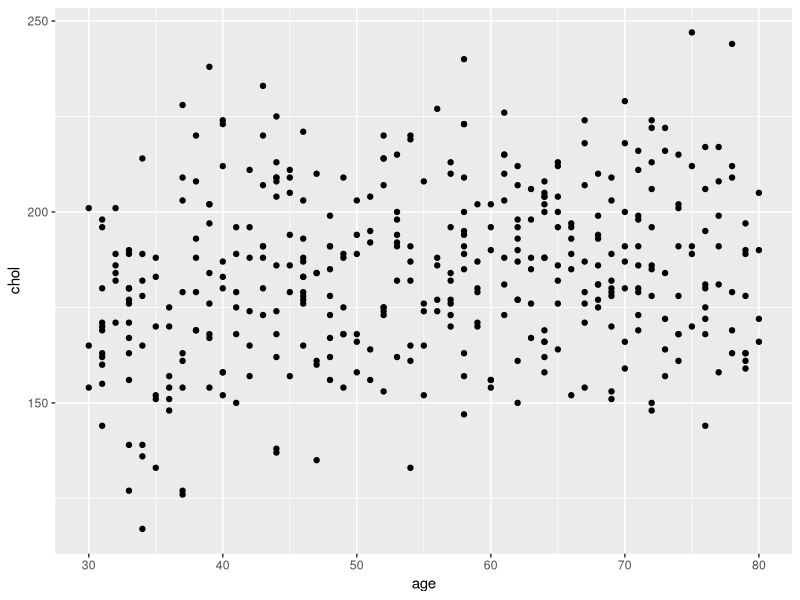
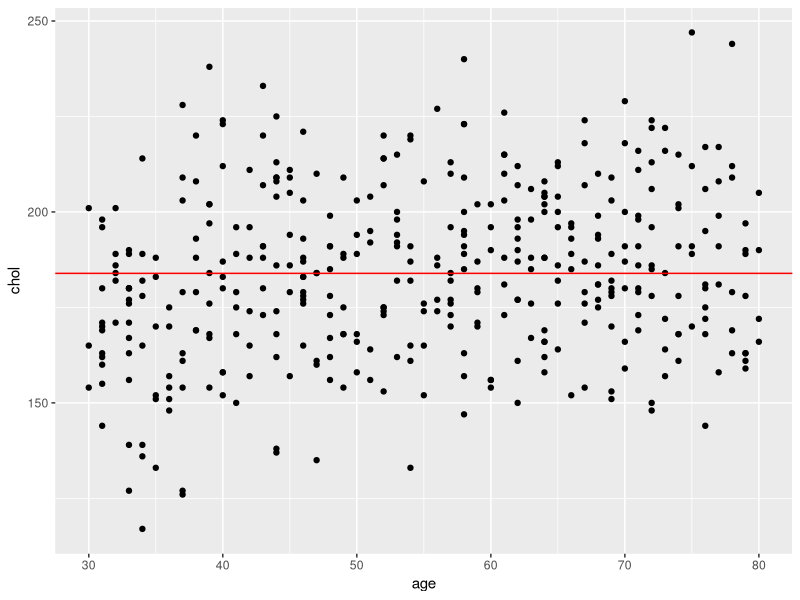
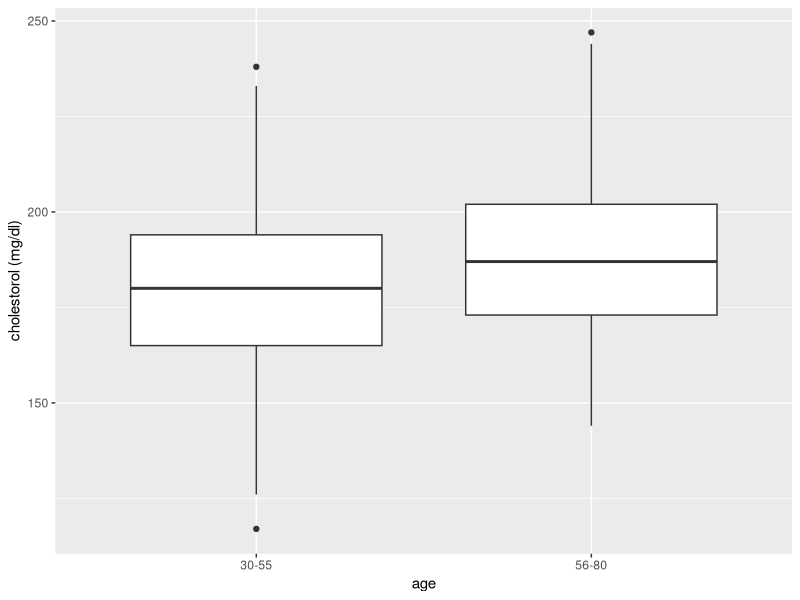
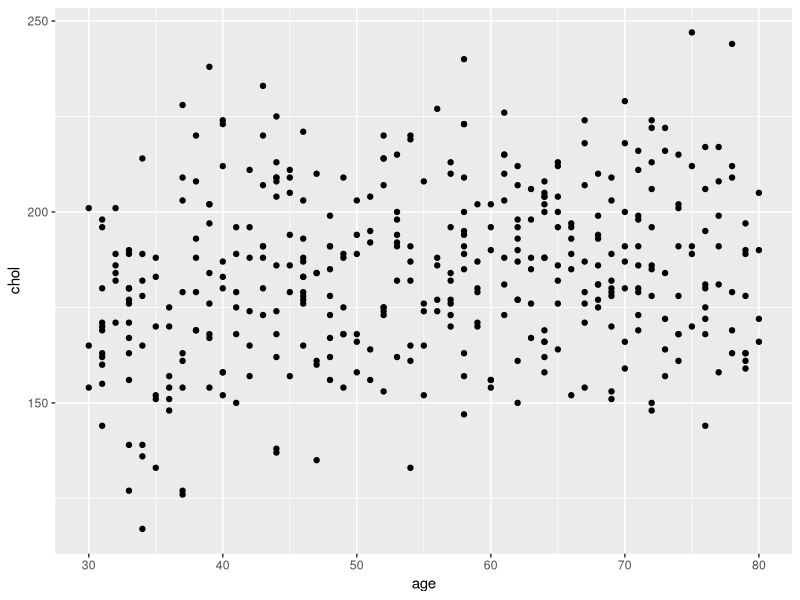
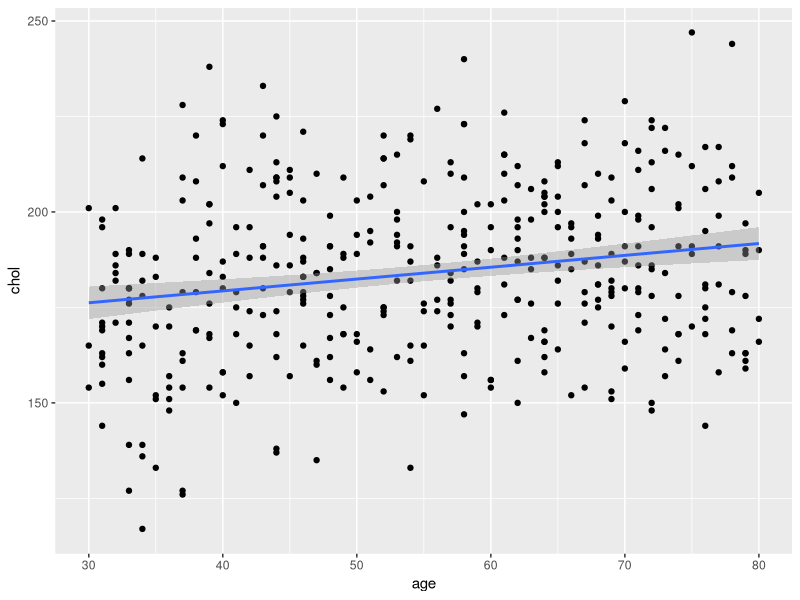
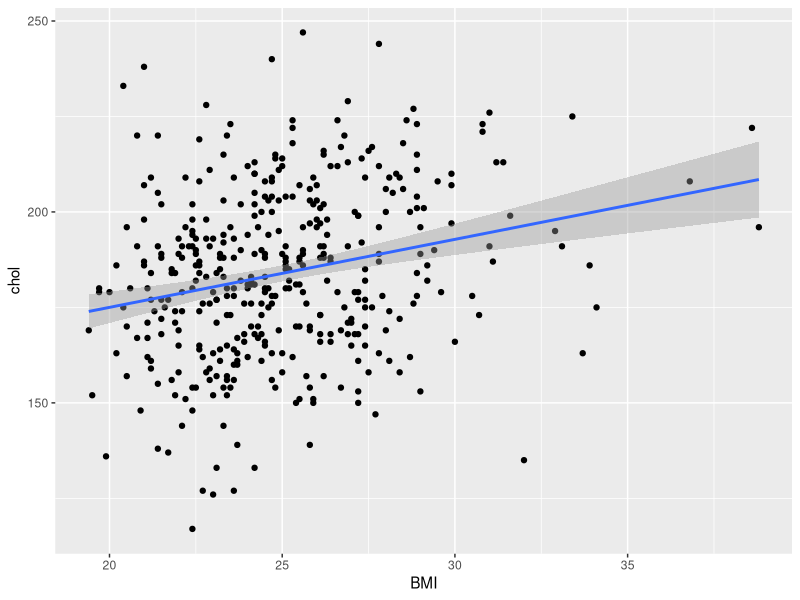
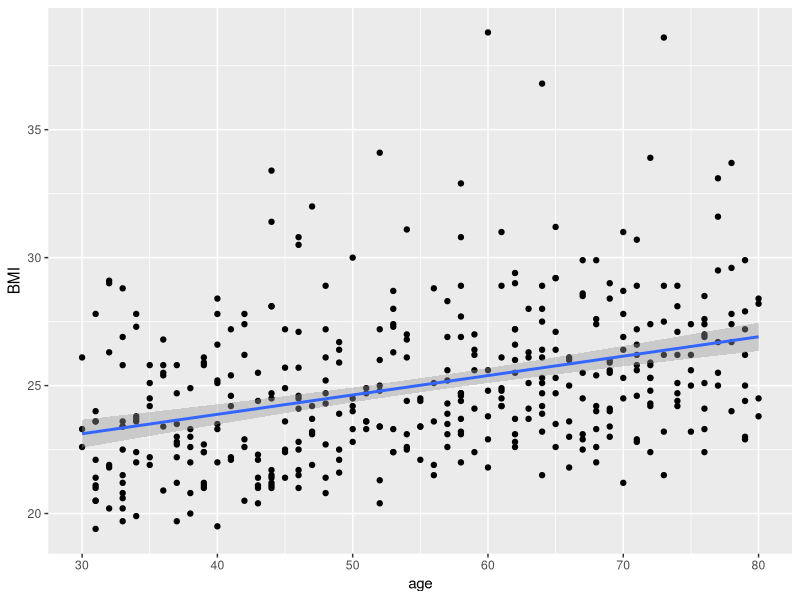
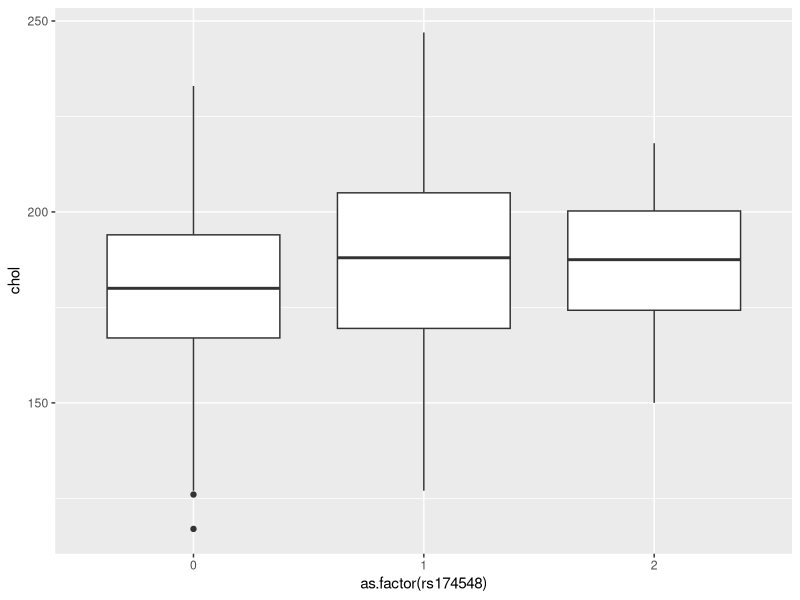

These charts were generated, in order, by the following R code:
## ---- chunk 1
library(tidyverse)
library(limma)
library(gee)
library(multcomp)
library(broom)
library(knitr)
library(kableExtra)
## ---- chunk 2
cholesterol <- read.delim("data/SISG-Data-cholesterol.txt", sep = " ", header = TRUE)

str(cholesterol)
## ---- chunk 3
ggplot(cholesterol, aes(age, chol)) + 
  geom_point()
## ---- chunk 4

ggplot(cholesterol, aes(age, chol)) + 
  geom_point() + 
  geom_hline(yintercept = mean(cholesterol$chol), color = "red")
## ---- chunk 5
cholesterol <- cholesterol %>% mutate(age_group = ifelse(test = cholesterol$age > 55, yes = 1, no = 0))
str(cholesterol)
## ---- chunk 6
ggplot(cholesterol, aes(factor(age_group),chol)) + geom_boxplot() +
  scale_x_discrete(labels = c("30-55", "56-80")) +
  xlab("age") +
  ylab("cholestorol (mg/dl)")
  
## ---- chunk 7
#is equivalent to
t.test(formula = cholesterol$chol ~ cholesterol$age_group, var.equal = TRUE)
## ---- chunk 8
dat <- data.frame(model = c("simple linear regression", "multiple linear regression", "one-way analysis of variance (ANOVA)", "multi-way analysis of variance (ANOVA)", "analysis of covariance (ANCOVA)", "nonlinear least squares", "nonlinear analysis of covariance (ANCOVA)", "generalized linear models"), categorical = c("X", "X", "$\\checkmark$", "$\\checkmark$ $\\checkmark$", "$\\checkmark$", "X", "$\\checkmark$", "$\\checkmark$"), continuous = c("$\\checkmark$", "$\\checkmark$ $\\checkmark$", "X", "X", "$\\checkmark$", "$\\checkmark$", "$\\checkmark$", "$\\checkmark$"), linearity = c("$\\checkmark$","$\\checkmark$","$\\checkmark$","$\\checkmark$", "$\\checkmark$", "X", "X", "X"), normality = c("$\\checkmark$", "$\\checkmark$", "$\\checkmark$", "$\\checkmark$", "$\\checkmark$", "$\\checkmark$", "$\\checkmark$", "X"), independence = rep("$\\checkmark$", 8))

kable(dat, "html") %>%
  kable_styling(bootstrap_options = c("striped", "hover"), full_width = FALSE, position = "left")

## ---- chunk 9
ggplot(cholesterol, aes(age, chol)) + 
  geom_point()
## ---- chunk 10
ggplot(cholesterol, aes(age, chol)) + geom_point() + stat_smooth(method = "lm")
## ---- chunk 11
lm(chol~age, data = cholesterol)
## ---- chunk 12
fit <- lm(chol~age, data = cholesterol)

summary(fit)
## ---- chunk 13
confint(fit)
## ---- chunk 14
predict.lm(fit, newdata = data.frame(age=47), interval = "confidence")
## ---- chunk 15
predict.lm(fit, newdata = data.frame(age=47), interval = "prediction")
## ---- chunk 16
ggplot(cholesterol, aes(BMI, chol)) + geom_point() + stat_smooth(method = "lm")

## ---- chunk 17
ggplot(cholesterol, aes(age, BMI)) + geom_point() + stat_smooth(method = "lm")

## ---- chunk 18
mfit <- lm(chol ~ age + BMI, data = cholesterol)

summary(mfit)
## ---- chunk 19
anova(fit, mfit)
## ---- chunk 20
ifit <- lm(chol ~ age * BMI, data = cholesterol)

summary(ifit)

anova(fit, ifit)
anova(mfit, ifit)
## ---- chunk 21
ggplot(cholesterol, aes(as.factor(rs174548), chol)) + geom_boxplot()

## ---- chunk 22
dat3 <- data.frame(rs174548 = c("C/C", "C/G", "G/G"), x_1=c(0,1,0), x_2 = c(0,0,1))

kable(dat3, "html") %>%
  kable_styling(full_width = FALSE, position = "center")
## ---- chunk 23
anfit1 <- lm(chol ~ as.factor(rs174548), data = cholesterol)

summary(anfit1)
## ---- chunk 24
anova(anfit1)
## ---- chunk 25
tfit <- lm(chol ~ -1 + as.factor(rs174548), data = cholesterol)

#generate a contrast matrix for multiple comparisons
M = contrMat(table(cholesterol$rs174548), type = "Tukey")
M
#get estimates for multiple comparisons, 'general linear hypothesis testing'
mc = glht(tfit, linfct = M)

#adjust pvalues for mulitple comparisons
summary(mc, test = adjusted("none"))
summary(mc, test = adjusted("bonferroni"))

#other types
summary(mc, test = adjusted("BH"))
summary(mc, test = adjusted("fdr"))
## ---- chunk 26
twofit <-lm(chol ~ as.factor(sex) + as.factor(rs174548), data = cholesterol) 

summary(twofit)
## ---- chunk 27
genfit <- lm(chol ~ as.factor(sex), data = cholesterol)
## ---- chunk 28
anova(genfit, twofit)
## ---- chunk 29
intfit2 <- lm(chol ~ as.factor(sex) * as.factor(rs174548), data = cholesterol)

summary(intfit2)
## ---- chunk 30
anova(twofit,intfit2)
## ---- chunk 31
mfit2 <- lm(chol ~ age + sex, data = cholesterol)

summary(mfit2)
## ---- chunk 32
intfit <- lm(chol ~ age * sex, data = cholesterol)

summary(intfit)
## ---- chunk 33
anova(mfit2, intfit)
## ---- chunk 34
anova(fit, mfit2)
## ---- chunk 35
ggplot(cholesterol, aes(age, chol, color = factor(sex))) + geom_point() + stat_smooth(method = "lm")
## ---- chunk 36
#challenge question plot
ggplot(cholesterol, aes(age, chol, color = as.factor(rs174548))) + geom_point() + stat_smooth(method = "lm")

#model without interaction
ancfit <- lm(chol ~ as.factor(rs174548) + age, data = cholesterol)
summary(ancfit)

#model with interaction
intfit3 <- lm(chol ~ as.factor(rs174548) * age, data = cholesterol)
summary(intfit3)

#compare models
anova(ancfit, intfit3)
## ---- chunk 37
dat2 <- data.frame(model = c("simple linear regression", "multiple linear regression", "one-way analysis of variance (ANOVA)", "multi-way analysis of variance (ANOVA)", "analysis of covariance (ANCOVA)"), categorical = c("X", "X", "$\\checkmark$", "$\\checkmark$ $\\checkmark$", "$\\checkmark$"), continuous = c("$\\checkmark$", "$\\checkmark$ $\\checkmark$", "X", "X", "$\\checkmark$"),R_code = c("lm(chol ~ BMI)", "lm(chol ~ BMI + age)", "lm(chol ~ factor(sex))", "lm(chol ~ factor(sex)*factor(APOE))", "lm(chol~factor(APOE)*BMI) "))


kable(dat2, "html") %>%
  kable_styling(bootstrap_options = c("striped", "hover"), full_width = FALSE, position = "left")

## ---- chunk 38
dat2 <- data.frame(model = c("simple linear regression", "multiple linear regression", "one-way analysis of variance (ANOVA)", "multi-way analysis of variance (ANOVA)", "analysis of covariance (ANCOVA)"), R_code = c("lm(y ~ x)", "lm(y ~ x + I(x^2))", "lm(y ~ f)", "lm(y ~ f~1~*f~2~)", "lm(y~f*x)"))


kable(dat2, "html") %>%
  kable_styling(bootstrap_options = c("striped", "hover"), full_width = FALSE, position = "left")

## ---- chunk 39
predict(mfit, newdata = data.frame(BMI = 23, age = 60), interval = "confidence")
predict(mfit, newdata = data.frame(BMI = c(21,22,23), age = 60), interval = "prediction")
 
## ---- chunk 40
str(fit)
## ---- chunk 41
ggplot(cholesterol, aes(x=age, y=fit$residuals)) + geom_point() + geom_hline(yintercept=0, color="black")

## ---- chunk 42
datfit <- augment(fit)
## ---- chunk 43
ggplot(datfit, aes(.fitted, .resid)) + geom_point()  + geom_hline(yintercept=0, color="black")

## ---- chunk 44
bartlett.test(chol ~ as.factor(rs174548), data = cholesterol)
## ---- chunk 45
qqnorm(fit$residuals)
## ---- chunk 46
ggplot(cholesterol, aes(age, TG)) + geom_point() + stat_smooth(method = "lm")
## ---- chunk 47
fitTG <- lm(TG ~ age, data = cholesterol)

datfitTG <- augment(fitTG)
## ---- chunk 48
ggplot(datfitTG, aes(.fitted, .resid)) + geom_point()  + geom_hline(yintercept=0, color="black")

## ---- chunk 49
qqnorm(datfitTG$.resid)
## ---- chunk 50
geefit <- gee(TG ~ age, data = cholesterol, id = seq(1, length(age)))

summary(geefit)
## ---- chunk 51
logfit <- lm(log(TG) ~ age, data = cholesterol)

logdat <- augment(logfit)
summary(logfit)
## ---- chunk 52
ggplot(logdat, aes(.fitted, .resid)) + geom_point()  + geom_hline(yintercept=0, color="black")
